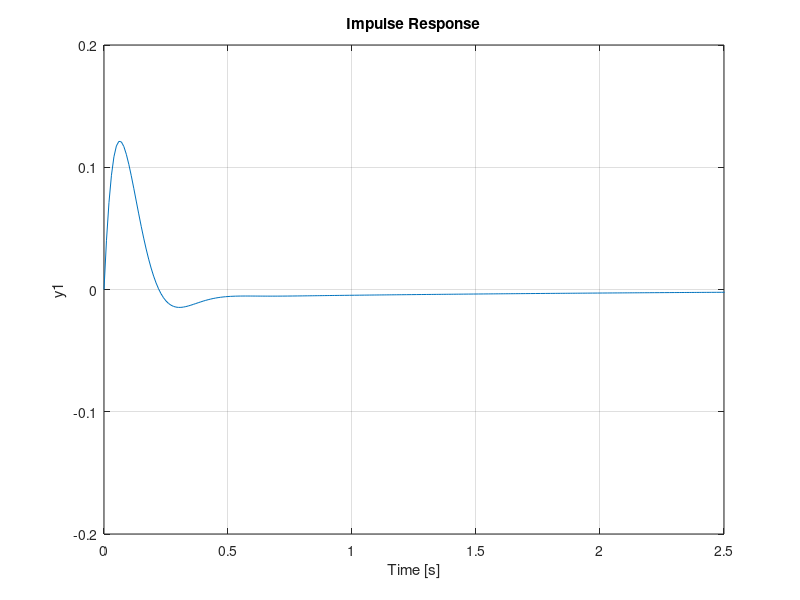

This figure's MATLAB source:
 % Modellizazzione pendolo inverso - Funzione di Trasferimento %
M = 0.5;    % massa del carrello
m = 0.2;    % massa del pendolo
b = 0.1;    % attrito del carrello
i = 0.006;  % inerzia del pendolo
g = 9.8;    % accelerazione g
l = 0.3;    % lunghezza dal centro di massa del pendolo

q = (M+m)*(i+m*l^2)-(m*l)^2;    % input semplificato

% Funzione di Trasferimento a Ciclo Aperto %
num = [m*l/q  0];                                       % numeratore della FDT
den = [1  b*(i+m*l^2)/q  -(M+m)*m*g*l/q  -b*m*g*l/q];   % denominatore della FDT
pend=tf(num,den)                                        % funzione di trasferimento 

% Controllore PID %
Kd = 5.1122;	% componente derivativa
Kp = 75.3549;	% componente proporzionale 
Ki = 33.196;	% componente integrativa
contr=tf([Kd Kp Ki],[1 0]);	% funzione di trasferimento del controllore

% Funzione di Traferimento a Ciclo Chiuso con Controllore PID %
sys_cl=feedback(pend,contr);

% Risposta Impulsiva a Ciclo Chiuso %
t=0:0.01:5;			% intervallo
impulse(sys_cl,t)		% risposta impulsiva
axis([0, 2.5, -0.2, 0.2])	% settaggio degli assi


